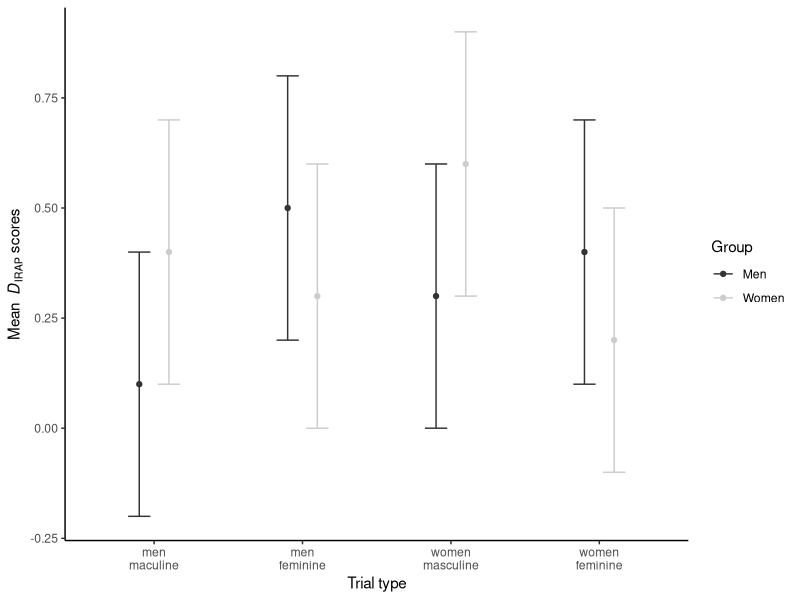
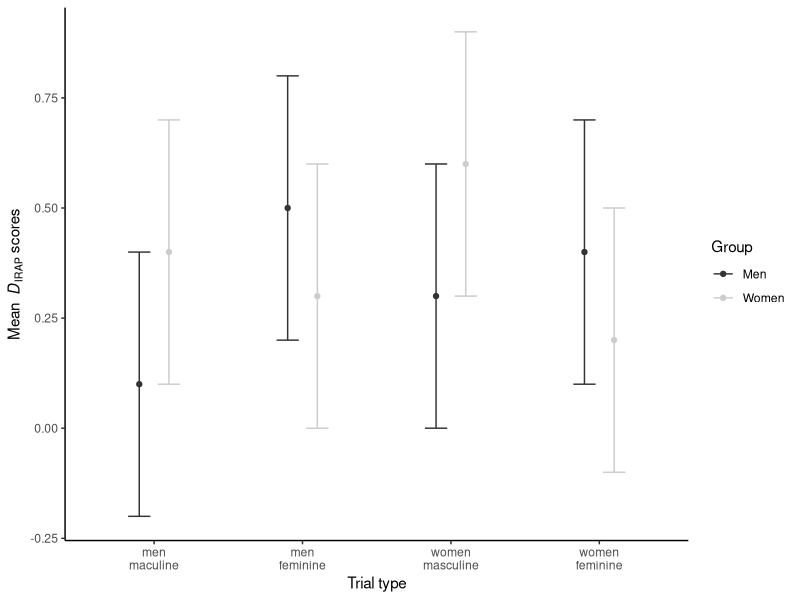

These figures' R source, in order:
# Simple point and error bar plot of mean D-IRAP scores

# author: Ian Hussey (ian.hussey@ugent.be)
# license: GPLv3+
# notes:
#   No bars as these sublty but falsely imply that deviation from zero is interpretable or meaningful.
#   No lines between groups as these can subtly but falsy imply that the groups are paired.
# instructions:
#   Change your group names, mean D1 scores, and error bar width on lines 38, 40 and 41. 
#   Or, put these in a csv file and load them here using lines 51-52. You can see the required structure on the preceeding lines.
#   Change your trial type names on line 92-95.
#   Depending on whether you're working from mac or pc, comment/comment lines 99/100.


# dependencies ------------------------------------------------------------


# check for all dependencies and install any missing ones
# solution from https://gist.github.com/stevenworthington/3178163
auto_install_dependencies <- function(pkg){
  new.pkg <- pkg[!(pkg %in% installed.packages()[, "Package"])]
  if (length(new.pkg)) 
    install.packages(new.pkg, dependencies = TRUE)
}
packages <- c("tidyverse")
auto_install_dependencies(packages)

# load packages
library(tidyverse)


# data --------------------------------------------------------------------


# enter data here
# conform to this structure of group, trial type, D scores, errors.
# NB trial types are named further below
data_to_plot <- data.frame(Group = factor(c("Men", "Men", "Men", "Men", "Women", "Women", "Women", "Women")),
                           trialtype = factor(c(1, 2, 3, 4, 1, 2, 3, 4)),
                           mean_D1 = c(0.1, 0.5, 0.3, 0.4, 0.4, 0.3, 0.6, 0.2),
                           errors_D1 = c(0.3, 0.3, 0.3, 0.3, 0.3, 0.3, 0.3, 0.3))  # could be SE or 95% CI (preferable)

# optionally, view this data so that you can see the required structure
#View(data_to_plot)  

# optionally, write this data to disk so that you can see the required data structure. 
#write.csv(data_to_plot, file = "~/Desktop/demo_data.csv")  # Mac OS
#write.csv(data_to_plot, file = file = "c:/mydocuments/Desktop/demo_data.csv")  # windows

# optionally, read in your own csv file containing conditions, means and errors for plotting.
#data_to_plot <- read.csv("~/Desktop/demo_data.csv")  # Mac OS
#data_to_plot <- read.csv("c:/mydocuments/Desktop/demo_data.csv")  # windows


# optinally define strict apa theme ---------------------------------------


# nb not employed in plot below by default
# apatheme <-
#   theme_bw()+
#   theme(panel.grid.major = element_blank(),
#         panel.grid.minor = element_blank(),
#         panel.border = element_blank(),
#         axis.line = element_line(),
#         text = element_text(family = "Times New Roman"),
#         legend.title = element_blank())


# plot --------------------------------------------------------------------


# define error bar limits
limits <- aes(ymax = mean_D1 + errors_D1, ymin = mean_D1 - errors_D1)

# "dodge" the error bars so they don't overlap
dodge <- position_dodge(width = 0.4)  

# create plot
ggplot(data_to_plot, 
       aes(colour = Group, 
           y = mean_D1, 
           x = trialtype)) + 
  geom_point(position = dodge) + 
  geom_errorbar(limits, 
                width = 0.3, 
                position = dodge) +
  theme_classic() +  # employs a sans serif font. If you want stict APA format, comment out this line and uncomment apatheme below.
  #apatheme +
  scale_color_grey() +  # greyscale colours
  xlab("Trial type") +
  ylab(expression("Mean " ~ italic("D")[IRAP] ~ "scores")) +  # use some expressions magic to include subscript and italics
  scale_x_discrete(labels=c("1" = "men\nmaculine",  # Name trial types here. NB "\n" creates a new line so that captions are readable
                            "2" = "men\nfeminine",
                            "3" = "women\nmasculine",
                            "4" = "women\nfeminine"))
  
# save plot to disk
ggsave("IRAP trial type plot.pdf",
       path = "~/Desktop/",  # Mac OS
       #path = "c:/mydocuments/Desktop/"  # windows
       device = "pdf",  # saves a PDF that is sized to fit Elsevier's 1.5 column width standard, ready for submission.
       width = 14,  
       height = 8,
       units = "cm")

